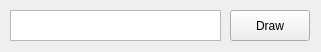
<?xml version="1.0" encoding="UTF-8"?>
<ui version="4.0">
 <class>FunctionInput</class>
 <widget class="QWidget" name="FunctionInput">
  <property name="geometry">
   <rect>
    <x>0</x>
    <y>0</y>
    <width>321</width>
    <height>52</height>
   </rect>
  </property>
  <property name="minimumSize">
   <size>
    <width>50</width>
    <height>50</height>
   </size>
  </property>
  <property name="windowTitle">
   <string>Form</string>
  </property>
  <widget class="QPlainTextEdit" name="FunctionInputText">
   <property name="geometry">
    <rect>
     <x>10</x>
     <y>10</y>
     <width>211</width>
     <height>31</height>
    </rect>
   </property>
  </widget>
  <widget class="QPushButton" name="DrawButton">
   <property name="geometry">
    <rect>
     <x>230</x>
     <y>10</y>
     <width>80</width>
     <height>31</height>
    </rect>
   </property>
   <property name="text">
    <string>Draw</string>
   </property>
  </widget>
 </widget>
 <resources/>
 <connections/>
</ui>
